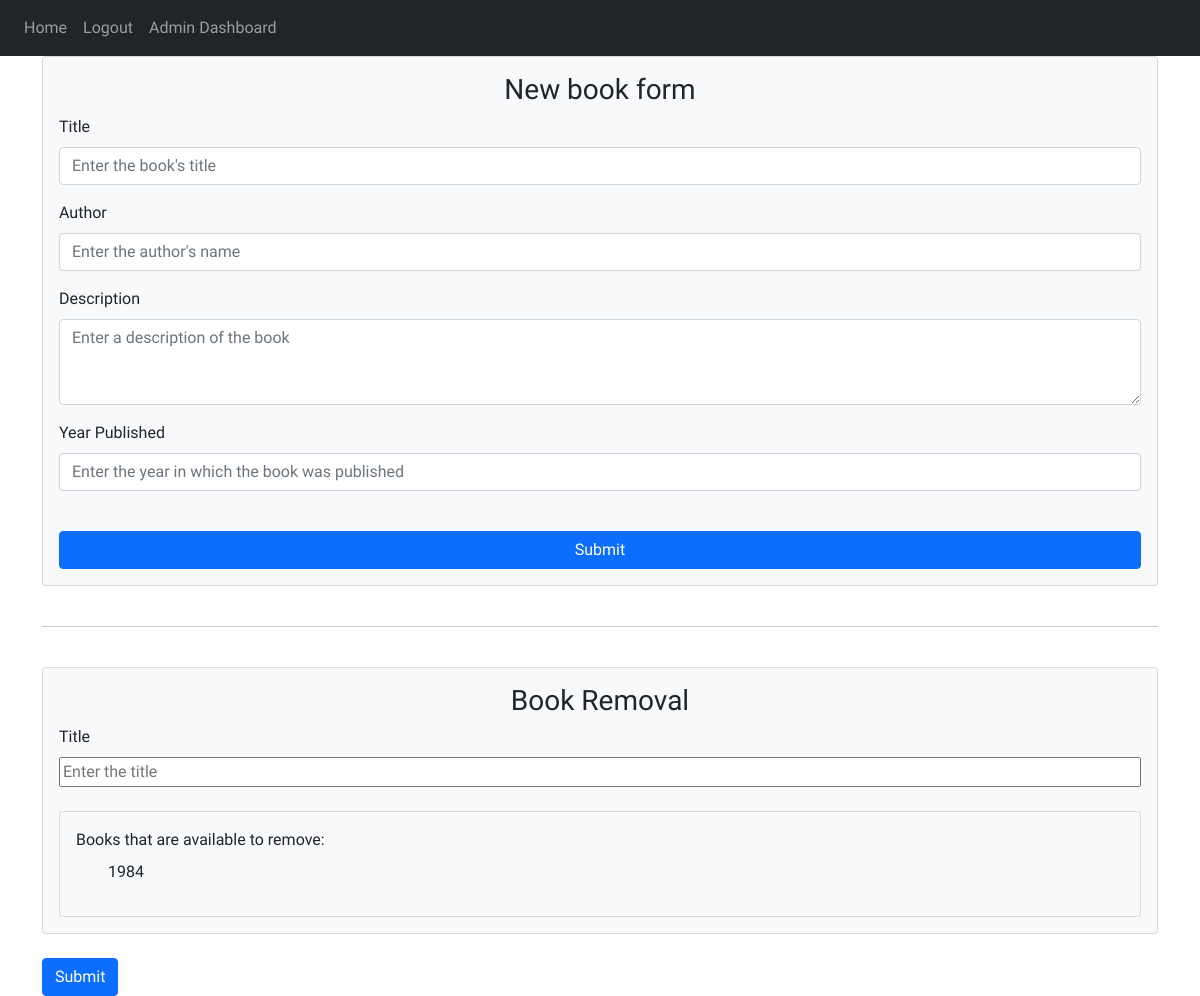
/adminDashboard (signed in), run on an earlier commit of the app's database.
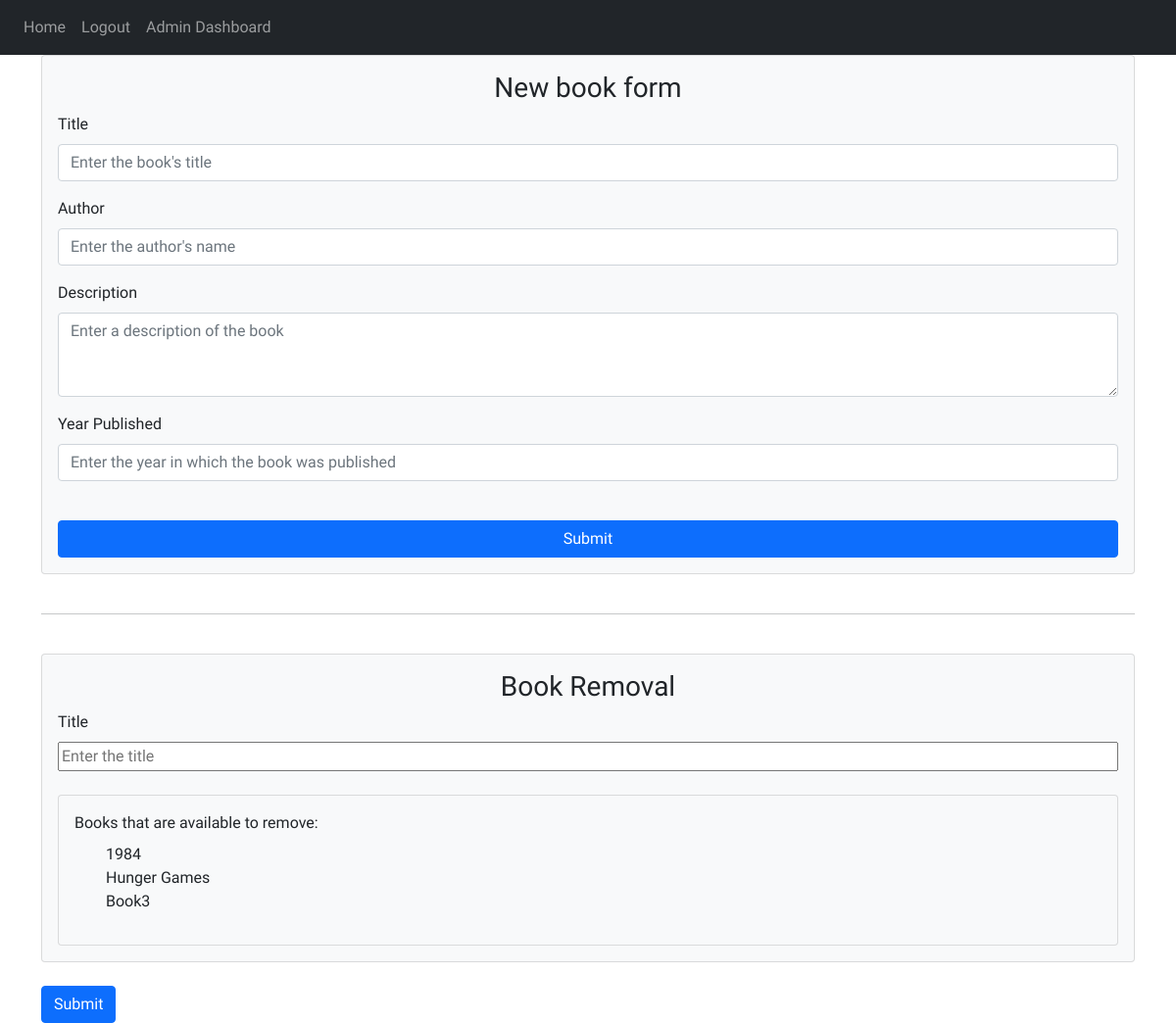
And on a later commit of the database.
### website/models.py (models this page shows)
class Book(db.Model):
    id = db.Column(db.Integer, primary_key=True)
    title = db.Column(db.String(150))
    author = db.Column(db.String(150))
    description = db.Column(db.String(1000))
    publish_year = db.Column(db.Integer)
    currently_loaned = db.Column(db.Boolean())
    loaned_to = db.Column(db.Integer, db.ForeignKey("user.id"))

### website/views.py (the view)
@views.route("/adminDashboard", methods=["GET", "POST"])
@login_required
def adminDashboard():
  if request.method == "POST":
    title = request.form.get("title")
    author = request.form.get("author")
    description = request.form.get("description")
    publish_year = int(request.form.get("publish_year"))
    if not title:
      flash("You must enter a title.", category="error")
    elif not author:
      flash("You must enter an author's name.", category="error")
    elif not description:
      flash("You must provide a description.", category="error")
    elif not publish_year:
      flash("You must enter the year in which the book was published.", category="error")
    else:
      new_book = Book(title=title, author=author, description=description, publish_year=publish_year, currently_loaned=False, loaned_to=0)
      db.session.add(new_book)
      db.session.commit()
      flash("Book added!", category="success")
      return redirect(url_for("views.adminDashboard"))
  else:
    return render_template("adminDashboard.html", allBooks=Book.query.all())

### website/__init__.py (called while the page is built)
def create_app():
  app = Flask(__name__)
  app.config['SECRET_KEY'] = "THISISVERYSECRET"
  app.config["SQLALCHEMY_DATABASE_URI"] = f"sqlite:///{DB_NAME}"
  db.init_app(app)
  from .views import views
  from .auth import auth
  app.register_blueprint(views, url_prefix="/")
  app.register_blueprint(auth, url_prefix="/")
  from .models import User
  create_database(app)
  create_adminHash()
  login_manager = LoginManager()
  login_manager.login_view = 'auth.login'
  login_manager.init_app(app)
  @login_manager.user_loader
  def load_user(id):
    return User.query.get(int(id))
  @app.context_processor
  def inject_user():
    user_details = dict(user=current_user)
    if current_user.is_authenticated:
      user_details.update(access_level=current_user.access_level)
    return user_details
  return app

### website/templates/adminDashboard.html (shortened to what this page needs)
{% extends "base.html" %}
{% block content %}
<div>
  <form method="POST" class="card p-3 bg-light">
    <h3 align="center">New book form</h3>
    <div class="form-group">
      <label for="title">Title</label>
      <input
        type="title"
        class="form-control"
        id="title"
        name="title"
        placeholder="Enter the book's title"
      />
    </div>
    <div class="form-group">
      <label for="author">Author</label>
      <input
        type="author"
        class="form-control"
        id="author"
        name="author"
        placeholder="Enter the author's name"
      />
    </div>
    <div class="form-group">
      <label for="description">Description</label>
      <textarea
        class="form-control"
        id="description"
        name="description"
        rows="3"
        placeholder="Enter a description of the book"
        ></textarea>
    </div>
    <div class="form-group">
      <label for="publish_year">Year Published</label>
      <input
        type="publish_year"
        class="form-control"
        id="publish_year"
        name="publish_year"
        placeholder="Enter the year in which the book was published"
      />
    </div>
    <br>
    <button type="submit" class="btn btn-primary">Submit</button>
  </form>
</div>
<br>
<hr>
<br>
<div>
  <form method="POST" class="card p-3 bg-light">
    <h3 align="center">Book Removal</h3>
    <label for="titleSearch">Title</label>
    <input name ="titleSearch" type="text" class="live-search-box" placeholder="Enter the title" />
    <br>
    <div class="card p-3 bg-light">
      <label for="titleList">Books that are available to remove:</label>
      <ul name="titleList" class="live-search-list" type="None">
        {% for book in allBooks %}
          {% if book.loaned_to == 0 %}
            <li>{{ book.title }}</li>
          {% endif %}
        {% endfor %}
      </ul>
    </div>
    </div>
      <br>
      <button type="submit" class="btn btn-primary">Submit</button>
      <br>
</div>
{% endblock %}

What changed in the data, as far as the page shows it:
added Book: title "Hunger Games"
added Book: title "Book3"
